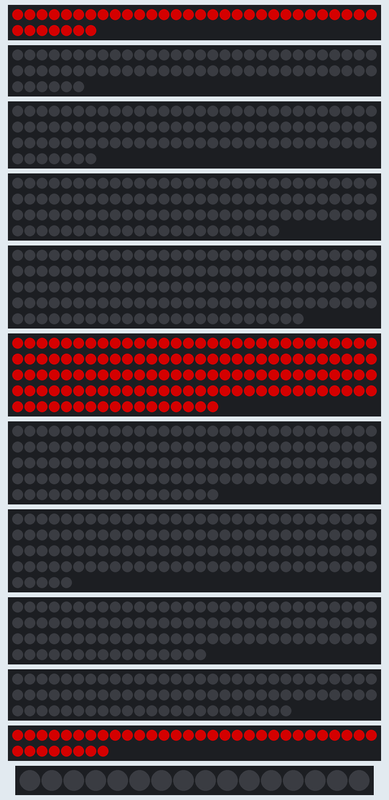
A sketch run on a simulated Arduino Mega 2560, built with avr-gcc and run on an emulated ATmega2560. On the bench: 37 RGB LEDs in strip order, left to right, continuing on the next row, 66 RGB LEDs in strip order, left to right, continuing on the next row, 97 RGB LEDs in strip order, left to right, continuing on the next row, 112 RGB LEDs in strip order, left to right, continuing on the next row, 144 RGB LEDs in strip order, left to right, continuing on the next row, 2 × 137 RGB LEDs in strip order, left to right, continuing on the next row, 125 RGB LEDs in strip order, left to right, continuing on the next row, 106 RGB LEDs in strip order, left to right, continuing on the next row, 83 RGB LEDs in strip order, left to right, continuing on the next row, 38 RGB LEDs in strip order, left to right, continuing on the next row, 16 RGB LEDs in strip order, left to right. Dim RGB values are drawn brighter than linear.

Above: at 0.21 s.
At 4.73 s:
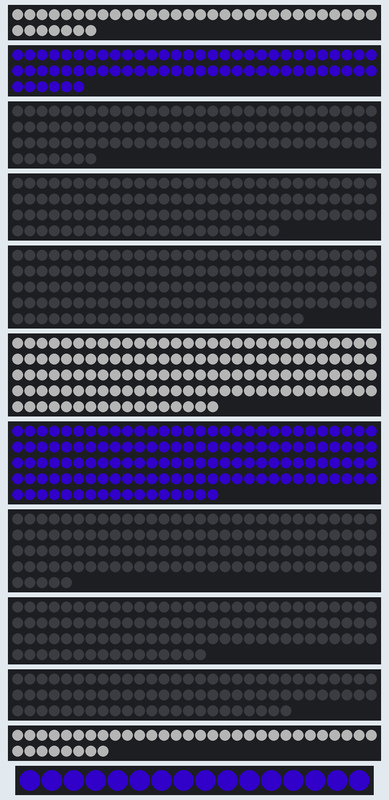
At 9.91 s:
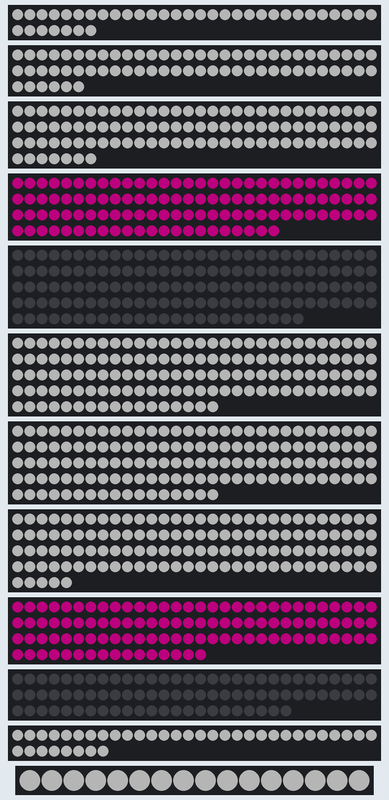
At 19.95 s:
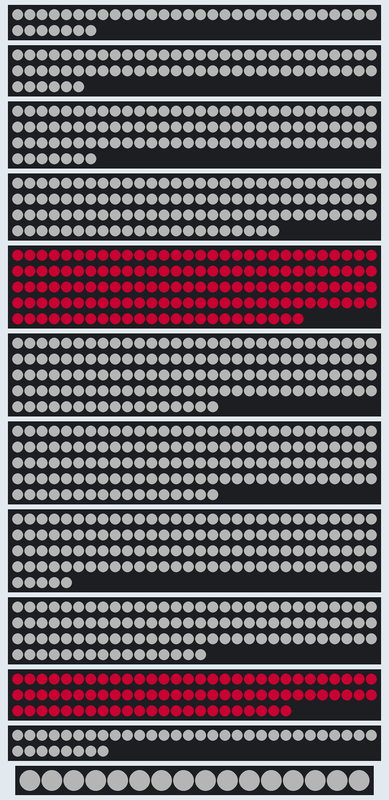
At 30.1 s:
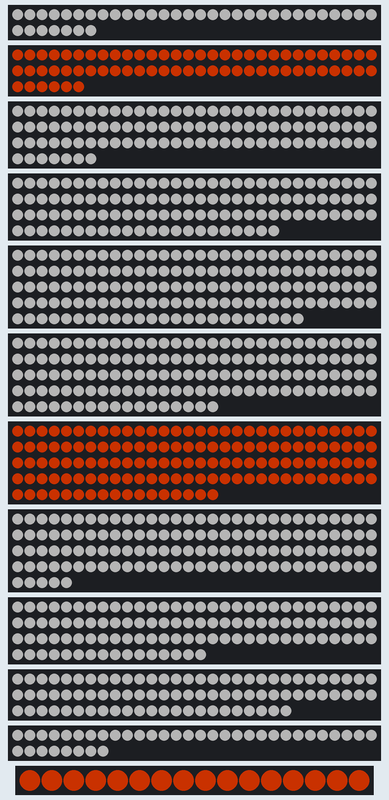
At 39.92 s:
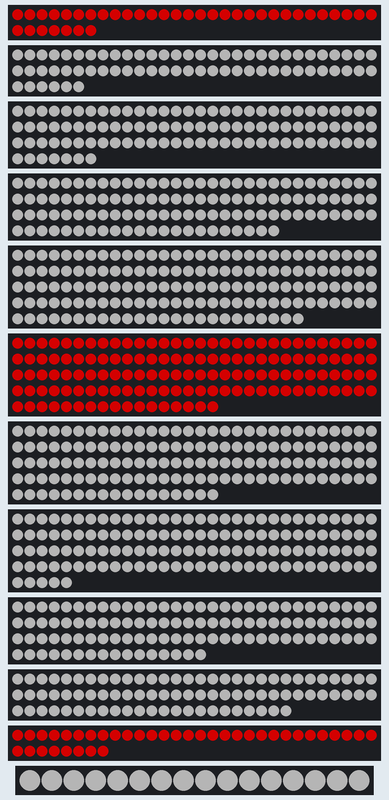

The sketch:

sharpQuick.ino
```cpp
#include <Adafruit_NeoPixel.h>
#ifdef __AVR__
  #include <avr/power.h>
#endif

Adafruit_NeoPixel layer0 = Adafruit_NeoPixel(37, 2);
Adafruit_NeoPixel layer1 = Adafruit_NeoPixel(66, 3);
Adafruit_NeoPixel layer2 = Adafruit_NeoPixel(97, 4);
Adafruit_NeoPixel layer3 = Adafruit_NeoPixel(112, 5);
Adafruit_NeoPixel layer4 = Adafruit_NeoPixel(144, 6);
Adafruit_NeoPixel layer5 = Adafruit_NeoPixel(137, 7);
Adafruit_NeoPixel layer6 = Adafruit_NeoPixel(137, 8);
Adafruit_NeoPixel layer7 = Adafruit_NeoPixel(125, 9);
Adafruit_NeoPixel layer8 = Adafruit_NeoPixel(106, 10);
Adafruit_NeoPixel layer9 = Adafruit_NeoPixel(83, 11);
Adafruit_NeoPixel layer10 = Adafruit_NeoPixel(38, 12);
Adafruit_NeoPixel layer11 = Adafruit_NeoPixel(16, 13);
Adafruit_NeoPixel c = Adafruit_NeoPixel(1,0);

float r1, r2, g1, g2, b1, b2;
float rSlope, gSlope, bSlope;

void setup()
{
  uint8_t  brightness = 128;

  layer0.begin();
  layer0.setBrightness(brightness);
  layer0.show();

  layer1.begin();
  layer1.setBrightness(brightness);
  layer1.show();

  layer2.begin();
  layer2.setBrightness(brightness);
  layer2.show();

  layer3.begin();
  layer3.setBrightness(brightness);
  layer3.show();

  layer4.begin();
  layer4.setBrightness(brightness);
  layer4.show();

  layer5.begin();
  layer5.setBrightness(brightness);
  layer5.show();

  layer6.begin();
  layer6.setBrightness(brightness);
  layer6.show();

  layer7.begin();
  layer7.setBrightness(brightness);
  layer7.show();

  layer8.begin();
  layer8.setBrightness(brightness);
  layer8.show();

  layer9.begin();
  layer9.setBrightness(brightness);
  layer9.show();

  layer10.begin();
  layer10.setBrightness(brightness);
  layer10.show();

  layer11.begin();
  layer11.setBrightness(brightness);
  layer11.show();

}

void loop() {

waveUpFade(5, c.Color(128, 128, 128), c.Color(255, 0, 0), c.Color(0, 255, 0));
waveUpFade(5, c.Color(0, 0, 0), c.Color(0, 255, 0), c.Color(0, 0, 255));
waveUpFade(5, c.Color(128, 128, 128), c.Color(0, 0, 255), c.Color(255, 0, 0));


//singleWaveUp(0x1F5B5D, 0xb8599b, c.Color(255,255,102));


}

void singleColorExpand(uint32_t eColor)
{
  for (int l=0; l<=11; l++)
  {
    assignColor(l, eColor);
    showColors();
    delay(20);
  }


}

void singleColorClose(uint32_t eColor)
{
  for (int l=11; l>=0; l--)
  {
    assignColor(l, eColor);
    showColors();
    delay(20);
  }


}

void waveUp(int waves, uint32_t tColor1, uint32_t tColor2)
{
  for (int j=0; j<waves; j++)
  {

    for (int h=0; h<11; h=h+waves)
    {
      assignColor(h+j, tColor2);
    }

    delay(50);
    showColors();

    for (int h=0; h<11; h=h+waves) {
      assignColor(h+j, tColor1);
    }
  }
}

void singleWaveUp(uint32_t bColor1, uint32_t bColor2, uint32_t wColor)
{
  int wCounter;

    for (int j=0; j<30; j++)
    {

      for (int h=0; h<11; h=h+3)
      {
         assignColor((h+j%3), bColor2);
      }

      assignColor(j, wColor);


      delay(50);
      showColors();

      for (int h=0; h<11; h=h+3) {
        assignColor(h+j%3, bColor1);
      }
    }
}

void waveUpFade(int waves, uint32_t backgroundColor, uint32_t waveColor1, uint32_t waveColor2)
{
  calcComp(waveColor1, waveColor2);
  calcSlopes(waves);

  for (int j=0; j<waves; j++)
  {

    for (int h=0; h<11; h=h+waves)
    {
      assignColor(h+j, c.Color(r1+rSlope*j, g1+gSlope*j, b1+bSlope*j));
    }


    delay(50);
    showColors();

    for (int h=0; h<11; h=h+waves) {
      assignColor(h+j, backgroundColor);
    }
  }
}


void waveDn(int waves, uint32_t tColor1, uint32_t tColor2)
{
  for (int j=waves; j>=0; j--)
  {

    for (int h=0; h<11; h=h+waves)
    {
      assignColor(h+j, tColor2);
    }

    delay(10);
    showColors();

    for (int h=0; h<11; h=h+waves) {
      assignColor(h+j, tColor1);
    }
  }

}

void assignColor(int layer, uint32_t displayColor)
{
  int i;

  switch(layer) {
    case 0:
      for(i=0; i<39; i++) {
        layer0.setPixelColor(i, displayColor);
      }
      break;

    case 1:
      for(i=0; i<66; i++) {
        layer1.setPixelColor(i, displayColor);
      }
      break;

    case 2:
      for(i=0; i<97; i++) {
        layer2.setPixelColor(i, displayColor);
      }
      break;

    case 3:
      for(i=0; i<112; i++) {
        layer3.setPixelColor(i, displayColor);
      }
      break;

    case 4:
      for(i=0; i<144; i++) {
        layer4.setPixelColor(i, displayColor);
      }
      break;

    case 5:
      for(i=0; i<137; i++) {
        layer5.setPixelColor(i, displayColor);
      }
      break;

    case 6:
      for(i=0; i<137; i++) {
        layer6.setPixelColor(i, displayColor);
      }
      break;

    case 7:
      for(i=0; i<125; i++) {
        layer7.setPixelColor(i, displayColor);
      }
      break;

    case 8:
      for(i=0; i<106; i++) {
        layer8.setPixelColor(i, displayColor);
      }
      break;

    case 9:
      for(i=0; i<83; i++) {
        layer9.setPixelColor(i, displayColor);
      }
      break;

    case 10:
      for(i=0; i<38; i++) {
        layer10.setPixelColor(i, displayColor);
      }
      break;

    case 11:
      for(i=0; i<16; i++) {
        layer11.setPixelColor(i, displayColor);
      }
      break;

    default:
      break;
  }
}

void showColors()
{
  layer0.show();
  layer1.show();
  layer2.show();
  layer3.show();
  layer4.show();
  layer5.show();
  layer6.show();
  layer7.show();
  layer8.show();
  layer9.show();
  layer10.show();
  layer11.show();
}

void calcComp(uint32_t ccColor1, uint32_t ccColor2)
{
  r1 = (ccColor1 & 0xff0000)/(0x10000);
  g1 = (ccColor1 & 0xff00)/(0x100);
  b1 = (ccColor1 & 0xff);

  r2 = (ccColor2 & 0xff0000)/(0x10000);
  g2 = (ccColor2 & 0xff00)/(0x100);
  b2 = (ccColor2 & 0xff);
}

void calcSlopes(int slopeSteps) {

  rSlope = (r2-r1)/slopeSteps;
  gSlope = (g2-g1)/slopeSteps;
  bSlope = (b2-b1)/slopeSteps;

}
```
